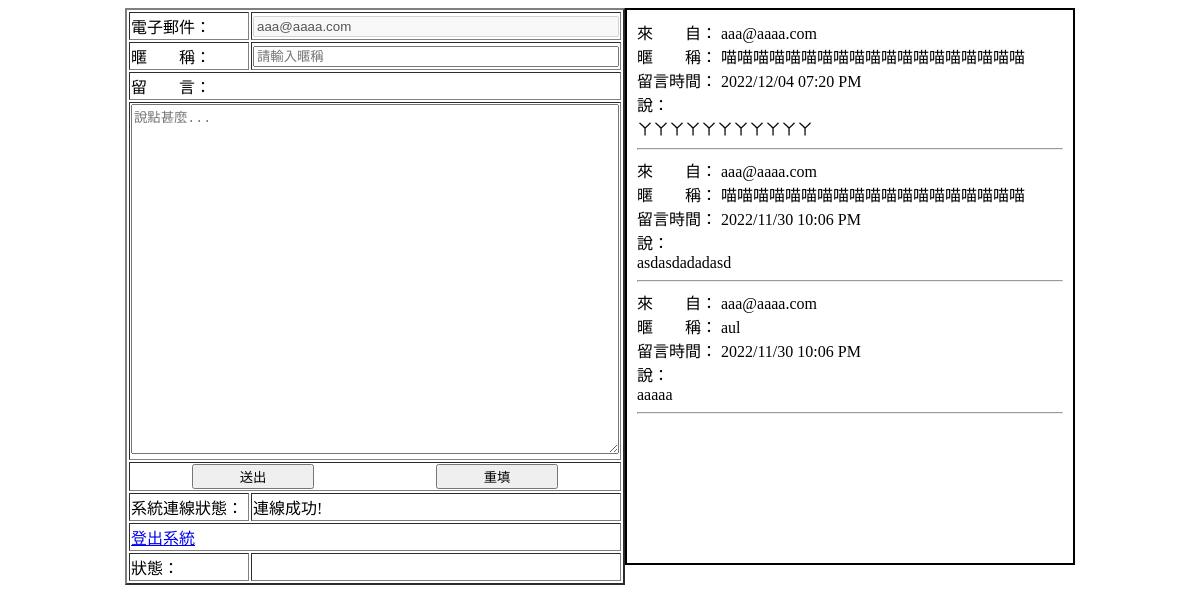
Page /Message.php (signed in) on the committed database.
### tables this page shows
CREATE TABLE `message` (
  `id` int NOT NULL AUTO_INCREMENT,
  `useremail` varchar(45) NOT NULL,
  `usernickname` varchar(45) DEFAULT NULL,
  `message` text NOT NULL,
  `timestamp` varchar(20) NOT NULL,
  PRIMARY KEY (`id`),
  KEY `useremail_idx` (`useremail`),
  CONSTRAINT `useremail` FOREIGN KEY (`useremail`) REFERENCES `member` (`email`)
);

### Message.php (the view, shortened to what this page needs)
<!DOCTYPE html>
<?php
include_once 'member.inc';
$connectDB=connectDB();
?>
<html>
    <head>
        <link rel="stylesheet" href="btnCss.css" >
    </head>
    <body>
        <div style="display:flex;justify-content: center ">
        <div style="display:flex">
        <div>
            <form method="GET" action="<?php $_SERVER['PHP_SELF']?>">
            <table border="2">
                <tr>
                    <td class="state_message">電子郵件：</td>
                    <td>
                        <input type="email" name="email_cookie" id="email" value="<?=$_COOKIE['login'][0]?>" disabled/>
                    </td>
                </tr>
                <tr>
                    <td>暱　　稱：</td>
                    <td>
                        <input type="text" name="nickname" id="nickname" placeholder="請輸入暱稱"/>
                    </td>
                </tr>
                <tr>
                    <td colspan="2">留　　言：</td>
                </tr>
                <tr>
                    <td colspan="2">
                        <textarea name="message" id="message" placeholder="說點甚麼..."/></textarea>
                    </td>
                </tr>
                <tr>
                    <td colspan="2">
                        <div class="btnOut">
                            <div class="btn"><input type="submit" name="btnSubmit" value="送出"/></div>
                            <div class="btn"><input type="reset" name="btnReset" value="重填"/></div>
                        </div>
                    </td>
                </tr>
                <tr>
                    <td>系統連線狀態：</td>
                    <td><?php dbState(); ?></td>
                </tr>
                <tr>
                    <td colspan="2"><a href='LogOut.php'>登出系統</a></td>
                </tr>
                <tr>
                    <td>狀態：</td>
                    <td>
                    </td>
                </tr>
            </table>
            </form>
        </div>
        <div style="width:450px;height:557px;border:2px black solid;overflow-y: scroll;padding: 10px">
            <?php
                $messageReadOut="select id,useremail,usernickname,timestamp,message from message order by id desc";
                if($result=$connectDB->query($messageReadOut))
                {
                    while($row=$result->fetch_assoc())
                    {
                        echo "來　　自： {$row['useremail']}<br/>";
                        echo "暱　　稱： {$row['usernickname']}<br/>";
                        echo "留言時間： {$row['timestamp']}<br/>";
                        echo "說：<br/> {$row['message']}<hr/>";
                    }
                }
            ?>
        </div>
        </div>
        </div>
    </body>
</html>

### member.inc (shortened to what this page needs)
<?php
function connectDB()
{
    $connectDB=@new mysqli("localhost","root","");
    $connectDB->select_db("system");
    $connectDB->set_charset("utf8");
    return $connectDB;
}
function dbState()
    {
        $connectInfo=connectDB()->connect_error;
        if($connectInfo)
        {die("連線失敗!<br>錯誤訊息：$connectInfo");}
        else
        {echo "連線成功!<br>";}
    }

### btnCss.css (style rules this page uses)
.btnOut { display: flex; }
.btn { width: 100%; text-align: center; }
.btn input { width: 50%; text-align: center; }

### Message.php (style rules this page uses)
* { box-sizing: border-box; }
table { width: 500px; height: 500px; }
input { width: 100%; }
td { height: 25px; }
textarea { width: 100%; height: 350px; }
.state_message { width:120px; }

### rows in the picture
message: useremail "aaa@aaaa.com", usernickname "喵喵喵喵喵喵喵喵喵喵喵喵喵喵喵喵喵喵喵", timestamp "2022/12/04 07:20 PM", message "ㄚㄚㄚㄚㄚㄚㄚㄚㄚㄚㄚ"
message: useremail "aaa@aaaa.com", usernickname "喵喵喵喵喵喵喵喵喵喵喵喵喵喵喵喵喵喵喵", timestamp "2022/11/30 10:06 PM", message "asdasdadadasd"
message: useremail "aaa@aaaa.com", usernickname "aul", timestamp "2022/11/30 10:06 PM", message "aaaaa"
